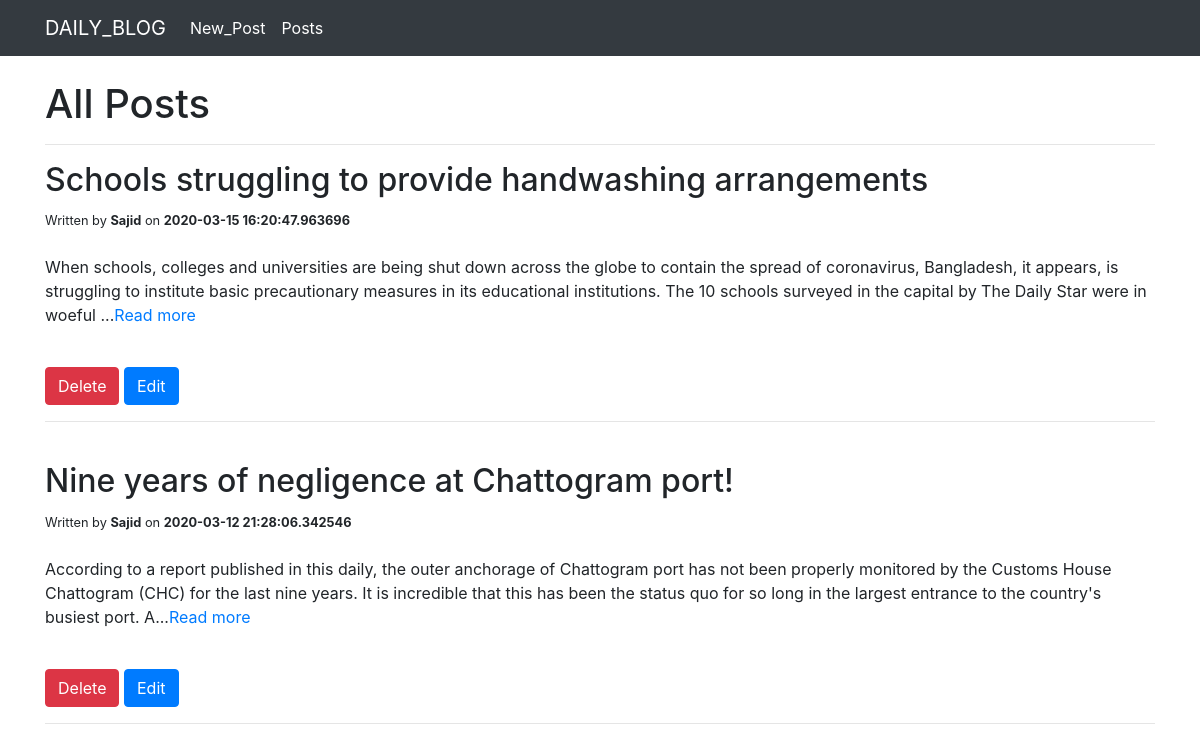
Before: / with the older database file.
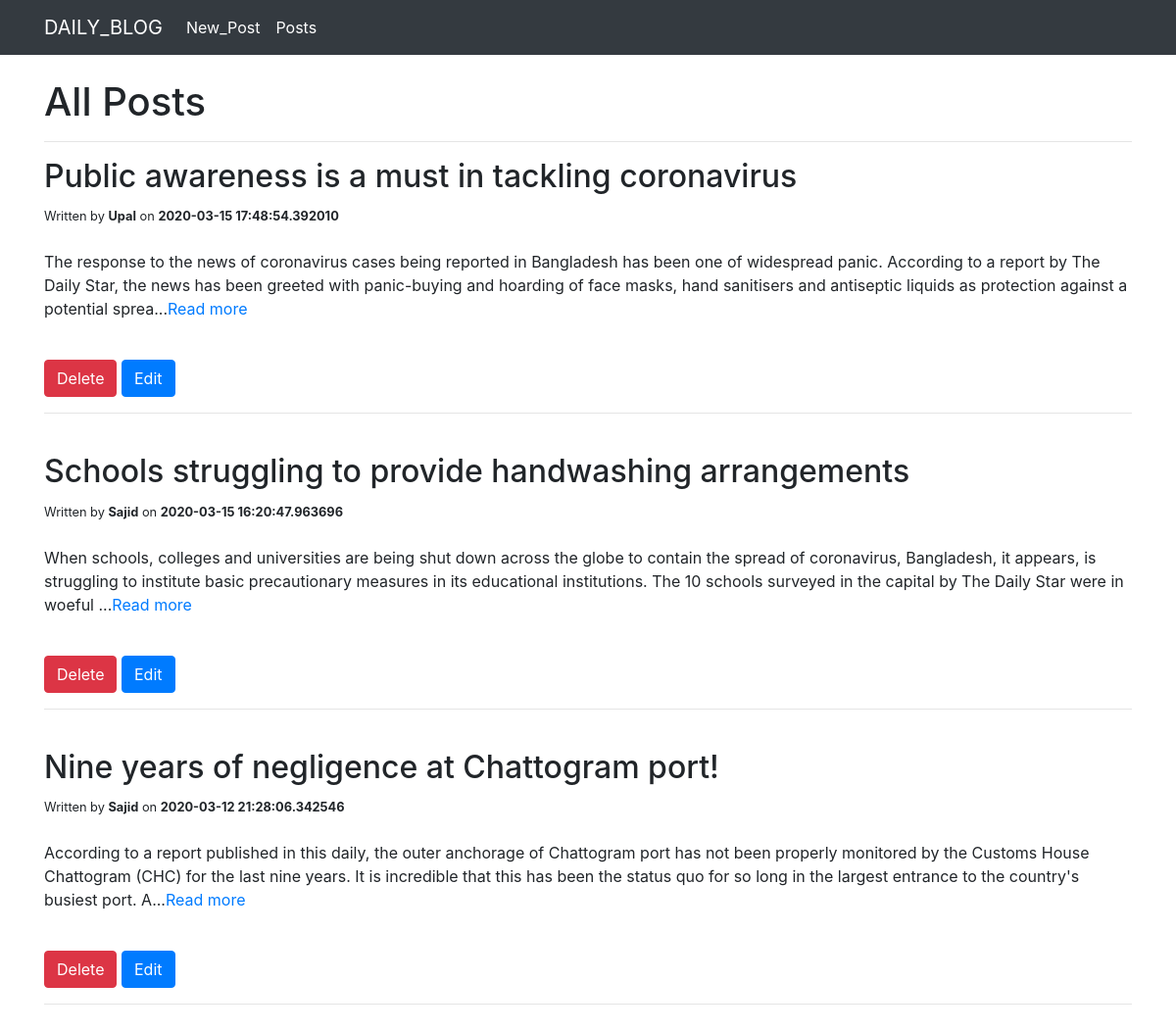
After: the same page with the newer database file.
### app.py (models this page shows, shortened)
class BlogPost(db.Model):
    id = db.Column(db.Integer, primary_key=True)
    title = db.Column(db.String(200), nullable=False)
    content = db.Column(db.Text, nullable=False)
    author = db.Column(db.String(20), nullable=False, default='N/A')
    date_posted = db.Column(db.Integer, nullable=False, default=datetime.now)

### app.py (the view)
@app.route('/')
def index():
    all_posts = BlogPost.query.order_by(BlogPost.date_posted.desc()).all()
    return render_template('posts.html', posts=all_posts)

### templates/posts.html (shortened to what this page needs)
{% extends 'base.html' %}
{% block main_content %}
<br>
<div class="container">
    <div>
        <h1 style="display:inline">All Posts</h1>
    </div>
    <hr>
    {% for post in posts %}
    <h2>{{ post.title }}</h2>
    {% if post.author %}
    <small> Written by <b>{{ post.author }}</b> on <b>{{ post.date_posted }}</b></small>
    {% else %}
    <small> Written by Unknown on {{ post.date_posted }}</small>
    {% endif %}
    <br>
    <br>
    <p style="white-space:pre-wrap;">{{ post.content[:300] }}...<span><a href="{{ url_for('details', post_id=post.id) }}">Read more</a></span></p>
    <br>
    <a class="btn btn-danger" href='/posts/delete/{{post.id}}'>Delete</a>
    <a class="btn btn-primary" href="{{ url_for('update', post_id=post.id) }}">Edit</a>
    <br>
    <hr>
    <br>
    {% endfor%}
</div>
{% endblock %}

### templates/base.html (shortened to what this page needs)
<!doctype html>
<html lang="en">
<head>
    <link rel="stylesheet" href="https://stackpath.bootstrapcdn.com/bootstrap/4.3.1/css/bootstrap.min.css">
</head>
<body>
<nav class="navbar navbar-expand-lg navbar-dark bg-dark">
    <div class="container">
        <a class="navbar-brand" href="{{ url_for('index') }}">DAILY_BLOG</a>
        <div class="collapse navbar-collapse" id="navbarsExample07">
            <ul class="navbar-nav mr-auto">
                <li class="nav-item active">
                    <a class="nav-link" href="{{ url_for('posts') }}">New_Post</a>
                </li>
                <li class="nav-item active">
                    <a class="nav-link" href="{{ url_for('index') }}">Posts</a>
                </li>
            </ul>
        </div>
    </div>
</nav>
{% block main_content %} {% endblock %}
</body>
</html>

Changed rows visible on the page:
added BlogPost: title "Public awareness is a must in tackling coronavirus", author "Upal", date_posted "2020-03-15 17:48:54.392010", content "The response to the news of coronavirus cases being reported in Bangladesh has been one of widespread panic. According to a report by The Daily Star, the news has been greeted with panic-buying and hoarding of face masks, hand sanitisers and antiseptic liquids as protection against a potential sprea"
